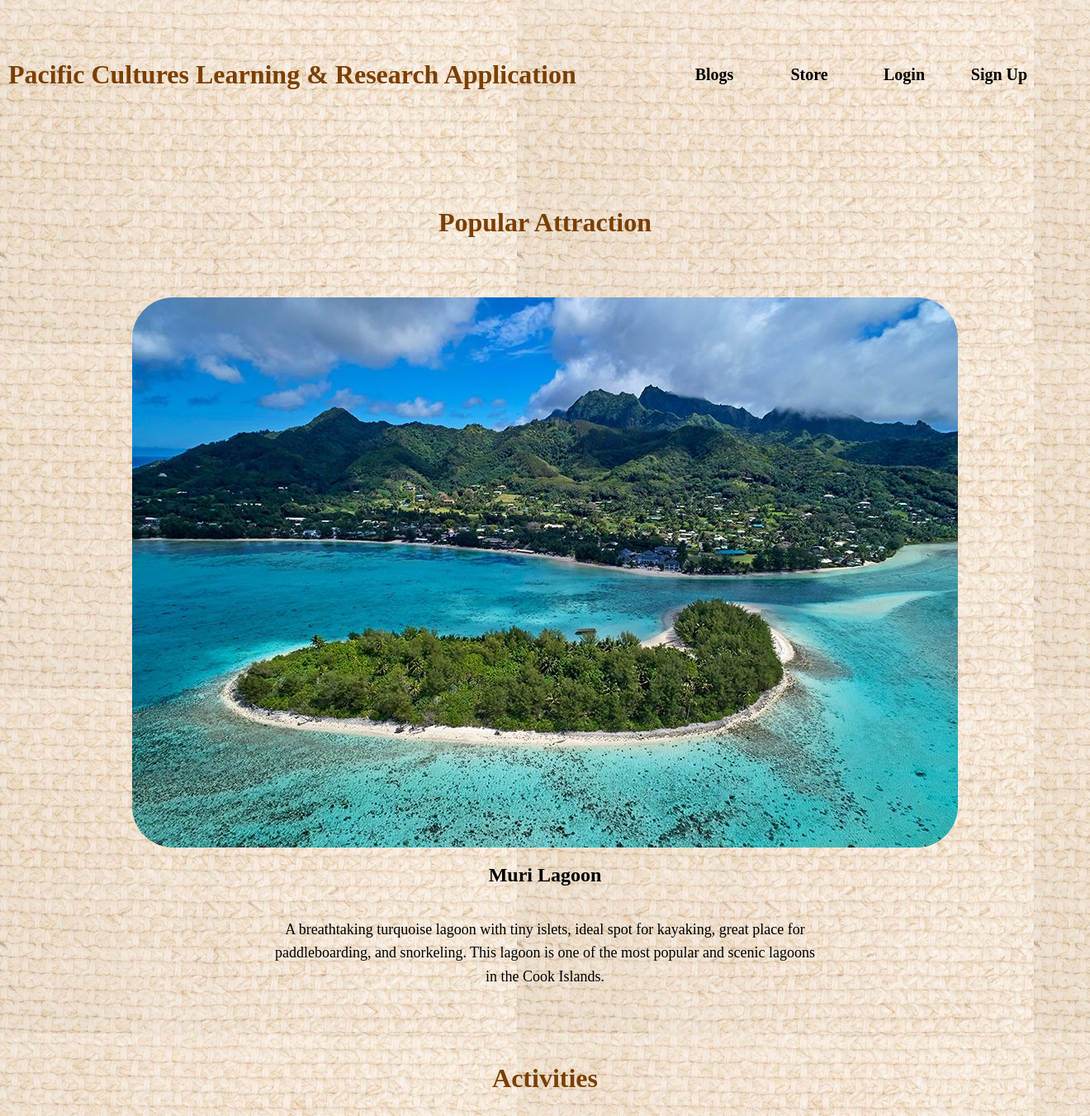
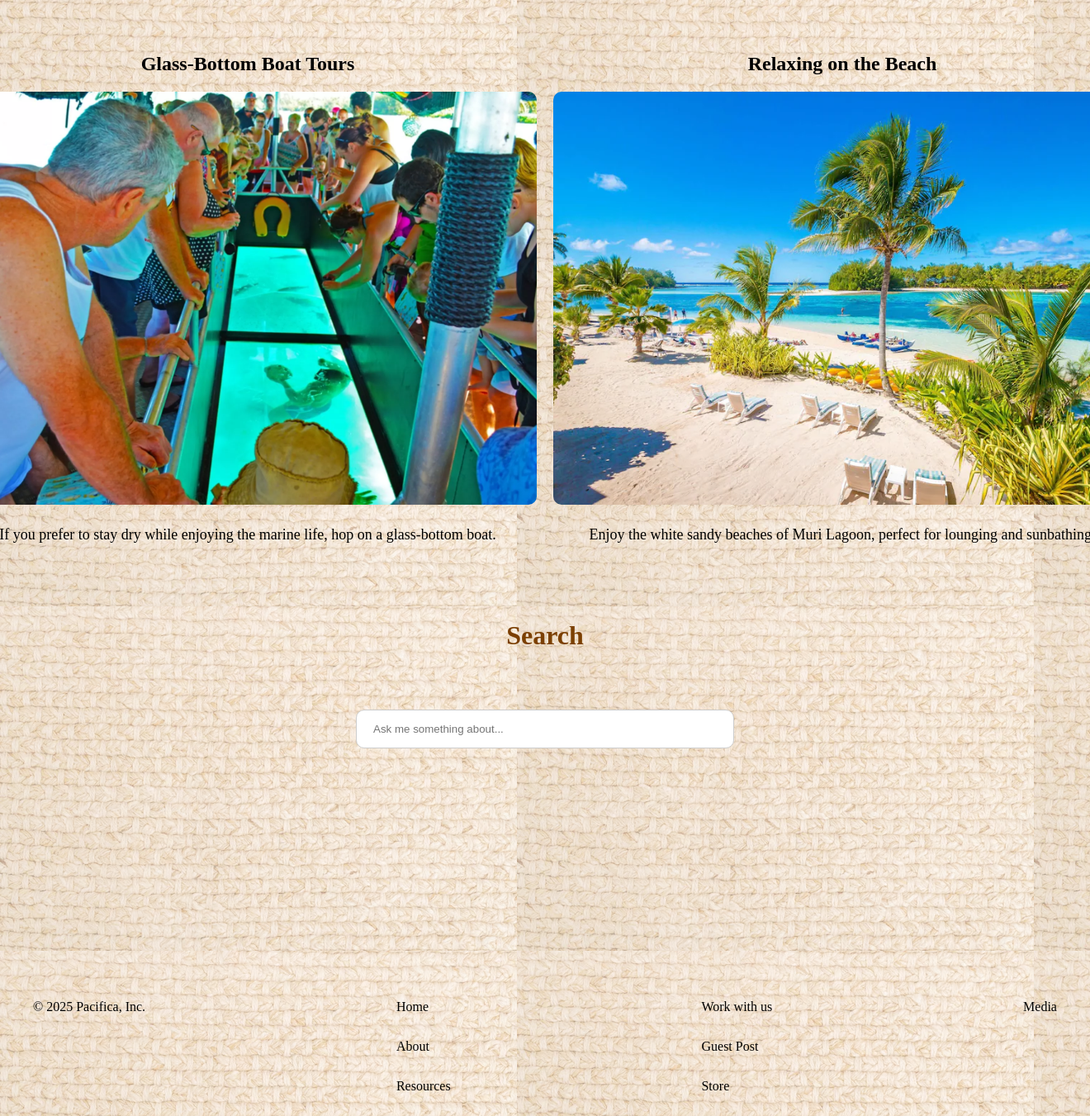
Screenshot of /attraction/attractions/5/ with the database file from the repository (2 pictures, top to bottom).
### attraction/models.py (models this page shows, shortened)
class Attraction(models.Model):
    name = models.CharField(max_length=100)
    description = models.TextField()
    features = models.TextField(max_length=100, default="No features available")
    image = models.ImageField(upload_to='dine_images/', null=True, blank=True)
    activity_name = models.CharField(max_length=100, null=True, blank=True)
    activity_description = models.TextField(null=True, blank=True)
    activity_image = models.ImageField(upload_to='dine_images/', null=True, blank=True)
    activity_name_2 = models.CharField(max_length=100, null=True, blank=True)
    activity_description_2 = models.TextField(null=True, blank=True)
    activity_image_2 = models.ImageField(upload_to='dine_images/', null=True, blank=True)

### attraction/views.py (the view)
# urls.py: path('attractions/<int:pk>/', AttractionsDetailView.as_view(), name='attraction_details'),
class AttractionsDetailView(DetailView):
    model = Attraction
    template_name = "attractions_details.html"

### attraction/templates/attractions_details.html (shortened to what this page needs)
{% extends 'base.html' %}
{% block content %}
<div class="home-container">
    <h1>Popular Attraction</h1>
</div>
{% if attraction.image %}
    <img src="{{ attraction.image.url }}" alt="{{ attraction.name }} Image" class="attraction-details-image" />
{% else %}
    <p>No image available</p>
{% endif %}
<div class="attraction-container-header">
    <h2>{{ attraction.name }}</h2>
    <p>{{ attraction.description}} </p>
</div>
<div class="home-container">
    <h1>Activities</h1>
</div>
{% load static %}
<div class="attractions-activities">
    <div class="activities-container">
        <div class="image-wrapper">
            <h2>{{ attraction.activity_name }}</h2>
            <image src="{{ attraction.activity_image.url }}" alt="{{ attration.activity_name }} Image" class="activities-image"></image>
            <p>{{ attraction.activity_description }}</p>
        </div>
        <div class="image-wrapper">
            <h2>{{ attraction.activity_name_2 }}</h2>
            <image src="{{ attraction.activity_image_2.url }}" alt="{{ attration.activity_name_2 }} Image" class="activities-image"></image>
            <p>{{ attraction.activity_description_2 }}</p>
        </div>
    </div>
</div>
<div class="home-container">
    <h1>Search</h1>
</div>
<div style="width: 100%; text-align: center; margin-top: 20px;">
    <input id="searchBox" type="text" placeholder="Ask me something about..." style="width: 30%; padding: 15px 40px 15px 20px; border-radius: 10px; border: 1px solid #ccc;">
</div>
{% endblock %}

### static/css/base.css (style rules this page uses)
html, body { box-sizing: border-box; margin: 0; padding: 0; }
body { position: relative; }
body::before { content: ''; position: absolute; top: 0; left: 0; right: 0; bottom: 0; background-image: url('/static/straw.jpg'); background-attachment: fixed; opacity: 0.5; z-index: -1; }
.home-container { text-align: center; }
.home-container h1 { position: relative; color: #7B3F00; font-family: 'Dancing Script', cursive; text-decoration: none; padding: 50px; }
.attraction-details-image { display: block; text-align: center; margin: 0 auto; border-radius: 50px; }
.attraction-container-header { text-align: center; }
.attraction-container-header p { text-align: center; font-size: 18px; line-height: 1.6; display: inline-block; max-width: 50%; }
.attractions-activities { text-align: center; }
.activities-container { display: flex; justify-content: center; gap: 20px; align-items: center; }
.image-wrapper { text-align: center; }
.image-wrapper p { font-size: 18px; line-height: 1.6; }
.activities-image { height: 500px; width: 700px; border-radius: 10px; object-fit: cover; transition: transform 0.3s ease; }

### rows the page displays
Attraction: image (picture), name "Muri Lagoon", description "A breathtaking turquoise lagoon with tiny islets, ideal spot for kayaking, great place for paddleboarding, and snorkeling. This lagoon is one of the most popular and scenic lagoons in the Cook Islands.", activity_name "Glass-Bottom Boat Tours", activity_image (picture), activity_description "If you prefer to stay dry while enjoying the marine life, hop on a glass-bottom boat.", activity_name_2 "Relaxing on the Beach", activity_image_2 (picture), activity_description_2 "Enjoy the white sandy beaches of Muri Lagoon, perfect for lounging and…"
